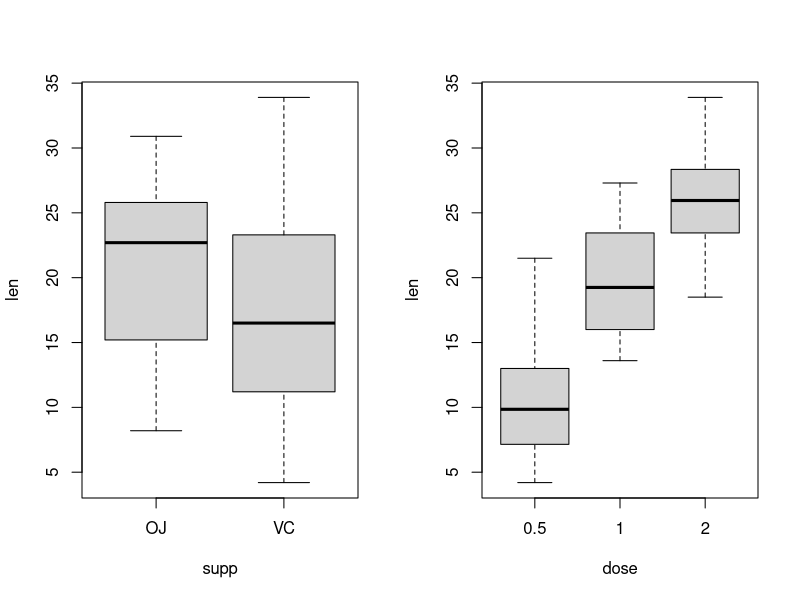

R code for this plot:
## ---- chunk 1
knitr::opts_chunk$set(echo = TRUE)
## ---- chunk 2
library(dplyr)
tg <- ToothGrowth
dim(tg)
## ---- chunk 3
summary(ToothGrowth)
par(mfrow=c(1,2))
boxplot(len ~ supp, data=tg)
boxplot(len ~ dose, data=tg)
## ---- chunk 4
OJ <- subset(tg, supp == 'OJ')
VC <- subset(tg, supp == 'VC')
## ---- chunk 5
t.test(OJ$len, VC$len, alternative='greater', paired = FALSE, var.equal = FALSE)
## ---- chunk 6
half.dose <- subset(tg, dose == 0.5)
one.dose <- subset(tg, dose == 1)
two.dose <- subset(tg, dose == 2)
## ---- chunk 7
t.test(one.dose$len, half.dose$len, alternative='greater', paired=FALSE, var.equal=FALSE)
## ---- chunk 8
t.test(two.dose$len, one.dose$len, alternative='greater', paired=FALSE, var.equal=FALSE)
